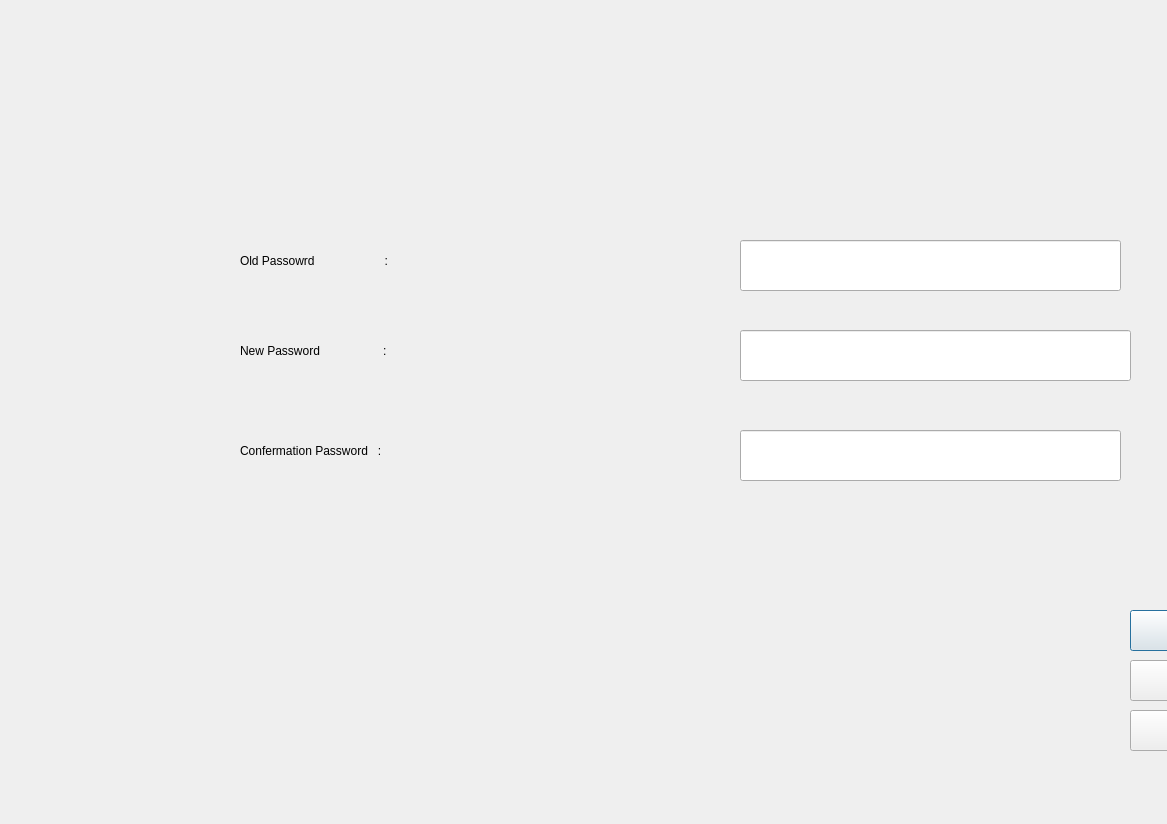
<?xml version="1.0" encoding="UTF-8"?>
<ui version="4.0">
 <class>ChangePassowrd</class>
 <widget class="QDialog" name="ChangePassowrd">
  <property name="geometry">
   <rect>
    <x>0</x>
    <y>0</y>
    <width>1167</width>
    <height>824</height>
   </rect>
  </property>
  <property name="windowTitle">
   <string>Dialog</string>
  </property>
  <property name="styleSheet">
   <string notr="true">border-image: url(:/new/prefix1/ATM/New folder/New folder/istockphoto-1170700236-612x612.jpg);</string>
  </property>
  <widget class="QLineEdit" name="NewPass">
   <property name="geometry">
    <rect>
     <x>740</x>
     <y>330</y>
     <width>391</width>
     <height>51</height>
    </rect>
   </property>
   <property name="styleSheet">
    <string notr="true">border-image: url(:/1/ATM/ATM_data.xlsx);
font: 900 18pt &quot;Segoe UI Black&quot;;
</string>
   </property>
   <property name="text">
    <string/>
   </property>
   <property name="echoMode">
    <enum>QLineEdit::Password</enum>
   </property>
  </widget>
  <widget class="QLabel" name="label">
   <property name="geometry">
    <rect>
     <x>240</x>
     <y>300</y>
     <width>531</width>
     <height>101</height>
    </rect>
   </property>
   <property name="styleSheet">
    <string notr="true">border-image: url(:/1/ATM/ATM_data.xlsx);
color: rgb(0, 0, 0);
font: 700 30pt &quot;Segoe UI&quot;;
</string>
   </property>
   <property name="text">
    <string>New Password                   :</string>
   </property>
  </widget>
  <widget class="QLineEdit" name="OldPass">
   <property name="geometry">
    <rect>
     <x>740</x>
     <y>240</y>
     <width>381</width>
     <height>51</height>
    </rect>
   </property>
   <property name="styleSheet">
    <string notr="true">border-image: url(:/1/ATM/ATM_data.xlsx);
font: 900 18pt &quot;Segoe UI Black&quot;;
</string>
   </property>
   <property name="text">
    <string/>
   </property>
   <property name="echoMode">
    <enum>QLineEdit::Password</enum>
   </property>
  </widget>
  <widget class="QLabel" name="label_3">
   <property name="geometry">
    <rect>
     <x>240</x>
     <y>210</y>
     <width>531</width>
     <height>101</height>
    </rect>
   </property>
   <property name="styleSheet">
    <string notr="true">border-image: url(:/1/ATM/ATM_data.xlsx);
color: rgb(0, 0, 0);
font: 700 30pt &quot;Segoe UI&quot;;
</string>
   </property>
   <property name="text">
    <string>Old Passowrd                     :</string>
   </property>
  </widget>
  <widget class="QLineEdit" name="NewPassCom">
   <property name="geometry">
    <rect>
     <x>740</x>
     <y>430</y>
     <width>381</width>
     <height>51</height>
    </rect>
   </property>
   <property name="styleSheet">
    <string notr="true">border-image: url(:/1/ATM/ATM_data.xlsx);
font: 900 18pt &quot;Segoe UI Black&quot;;
</string>
   </property>
   <property name="text">
    <string/>
   </property>
   <property name="echoMode">
    <enum>QLineEdit::Password</enum>
   </property>
  </widget>
  <widget class="QLabel" name="label_4">
   <property name="geometry">
    <rect>
     <x>240</x>
     <y>400</y>
     <width>531</width>
     <height>101</height>
    </rect>
   </property>
   <property name="styleSheet">
    <string notr="true">border-image: url(:/1/ATM/ATM_data.xlsx);
color: rgb(0, 0, 0);
font: 700 30pt &quot;Segoe UI&quot;;
</string>
   </property>
   <property name="text">
    <string>Confermation Password   :</string>
   </property>
  </widget>
  <widget class="QPushButton" name="pushButton">
   <property name="geometry">
    <rect>
     <x>1130</x>
     <y>610</y>
     <width>191</width>
     <height>41</height>
    </rect>
   </property>
   <property name="styleSheet">
    <string notr="true">border-image: url(:/1/ATM/ATM_data.xlsx);
color: rgb(0, 0, 0);
font: 700 30pt &quot;Segoe UI&quot;;
</string>
   </property>
   <property name="text">
    <string>&lt;Go back </string>
   </property>
  </widget>
  <widget class="QPushButton" name="pushButton_2">
   <property name="geometry">
    <rect>
     <x>1130</x>
     <y>660</y>
     <width>191</width>
     <height>41</height>
    </rect>
   </property>
   <property name="styleSheet">
    <string notr="true">border-image: url(:/1/ATM/ATM_data.xlsx);
color: rgb(0, 0, 0);
font: 700 30pt &quot;Segoe UI&quot;;
</string>
   </property>
   <property name="text">
    <string>Cancel </string>
   </property>
  </widget>
  <widget class="QPushButton" name="pushButton_3">
   <property name="geometry">
    <rect>
     <x>1130</x>
     <y>710</y>
     <width>191</width>
     <height>41</height>
    </rect>
   </property>
   <property name="styleSheet">
    <string notr="true">border-image: url(:/1/ATM/ATM_data.xlsx);
color: rgb(0, 0, 0);
font: 700 30pt &quot;Segoe UI&quot;;
</string>
   </property>
   <property name="text">
    <string>Next &gt;</string>
   </property>
  </widget>
 </widget>
 <resources/>
 <connections/>
</ui>
